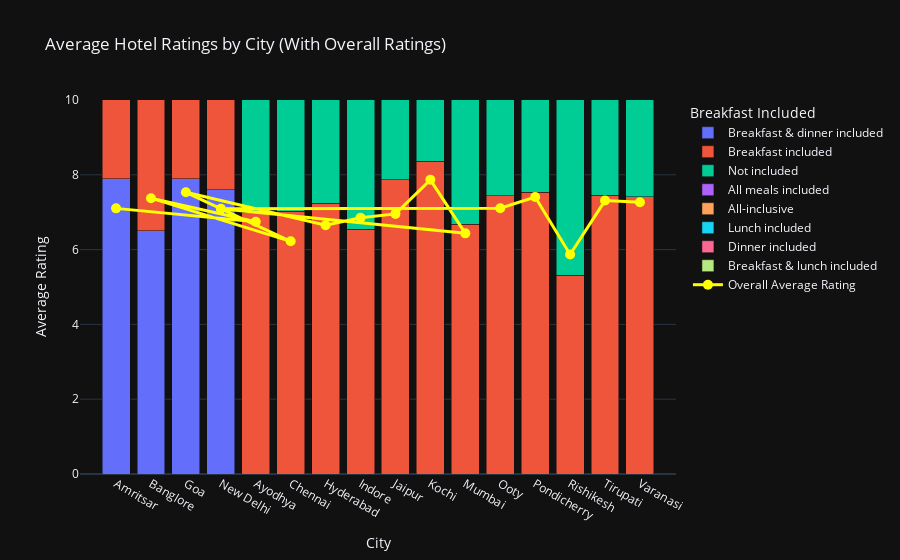

The notebook cell saved with this chart:
### Markdown cell above
<a id = '1.0'></a>
<p style = "font-size : 35px; color : #34656d ; font-family : 'Comic Sans MS'; text-align : center; background-color : #03fcfc; border-radius: 5px 5px;"><strong>Multivariate Analysis</strong></p>

### Code cell
import plotly.express as px
import plotly.graph_objects as go

avg_ratings = df.groupby(['City', 'Breakfast'])['Rating'].mean().reset_index()
avg_ratings.columns = ['City', 'Breakfast', 'Average_Rating']


overall_avg_ratings = df.groupby('City')['Rating'].mean().reset_index()
overall_avg_ratings.columns = ['City', 'Overall_Average_Rating']

merged_data = avg_ratings.merge(overall_avg_ratings, on='City')


fig = px.bar(
    avg_ratings,
    x='City',
    y='Average_Rating',
    color='Breakfast', 
    title='Average Hotel Ratings by City (With Overall Ratings)',
    labels={'City': 'City', 'Average_Rating': 'Average Rating', 'Breakfast': 'Breakfast Included'},
    template='plotly_dark',
    barmode='stack'  
)

fig.add_trace(
    go.Scatter(
        x=overall_avg_ratings['City'],
        y=overall_avg_ratings['Overall_Average_Rating'],
        mode='lines+markers',
        name='Overall Average Rating',
        line=dict(color='yellow', width=3),
        marker=dict(size=10, symbol='circle'),
    )
)
fig.update_layout(
    xaxis_title="City",
    yaxis_title="Average Rating",
    yaxis=dict(range=[0, 10]), 
)
fig.show()

### Figure 1 — Plotly figure (JSON) as saved in the notebook; plotly's stock layout.template omitted (floating-point values rounded to 4 significant figures)
{"data": [{"alignmentgroup": "True", "hovertemplate": "Breakfast Included=Breakfast & dinner included<br>City=%{x}<br>Average Rating=%{y}<extra></extra>", "legendgroup": "Breakfast & dinner included", "marker": {"color": "#636efa", "pattern": {"shape": ""}}, "name": "Breakfast & dinner included", "offsetgroup": "Breakfast & dinner included", "orientation": "v", "showlegend": true, "textposition": "auto", "type": "bar", "x": ["Amritsar", "Banglore", "Goa", "New Delhi"], "xaxis": "x", "y": [7.9, 6.5, 7.9, 7.6], "yaxis": "y"}, {"alignmentgroup": "True", "hovertemplate": "Breakfast Included=Breakfast included<br>City=%{x}<br>Average Rating=%{y}<extra></extra>", "legendgroup": "Breakfast included", "marker": {"color": "#EF553B", "pattern": {"shape": ""}}, "name": "Breakfast included", "offsetgroup": "Breakfast included", "orientation": "v", "showlegend": true, "textposition": "auto", "type": "bar", "x": ["Amritsar", "Ayodhya", "Banglore", "Chennai", "Goa", "Hyderabad", "Indore", "Jaipur", "Kochi", "Mumbai", "New Delhi", "Ooty", "Pondicherry", "Rishikesh", "Tirupati", "Varanasi"], "xaxis": "x", "y": [6.868, 6.993, 7.641, 7.032, 7.8, 7.235, 6.538, 7.866, 8.36, 6.678, 7.47, 7.438, 7.528, 5.31, 7.449, 7.409], "yaxis": "y"}, {"alignmentgroup": "True", "hovertemplate": "Breakfast Included=Not included<br>City=%{x}<br>Average Rating=%{y}<extra></extra>", "legendgroup": "Not included", "marker": {"color": "#00cc96", "pattern": {"shape": ""}}, "name": "Not included", "offsetgroup": "Not included", "orientation": "v", "showlegend": true, "textposition": "auto", "type": "bar", "x": ["Amritsar", "Ayodhya", "Banglore", "Chennai", "Goa", "Hyderabad", "Indore", "Jaipur", "Kochi", "Mumbai", "New Delhi", "Ooty", "Pondicherry", "Rishikesh", "Tirupati", "Varanasi"], "xaxis": "x", "y": [7.124, 6.723, 7.299, 6.095, 7.454, 6.561, 6.886, 6.819, 7.727, 6.392, 6.953, 6.953, 7.349, 6.021, 7.295, 7.245], "yaxis": "y"}, {"alignmentgroup": "True", "hovertemplate": "Breakfast Included=All meals included<br>City=%{x}<br>Average Rating=%{y}<extra></extra>", "legendgroup": "All meals included", "marker": {"color": "#ab63fa", "pattern": {"shape": ""}}, "name": "All meals included", "offsetgroup": "All meals included", "orientation": "v", "showlegend": true, "textposition": "auto", "type": "bar", "x": ["Goa", "Indore", "Mumbai"], "xaxis": "x", "y": [8.9, 7.4, 7.7], "yaxis": "y"}, {"alignmentgroup": "True", "hovertemplate": "Breakfast Included=All-inclusive<br>City=%{x}<br>Average Rating=%{y}<extra></extra>", "legendgroup": "All-inclusive", "marker": {"color": "#FFA15A", "pattern": {"shape": ""}}, "name": "All-inclusive", "offsetgroup": "All-inclusive", "orientation": "v", "showlegend": true, "textposition": "auto", "type": "bar", "x": ["Goa", "Indore"], "xaxis": "x", "y": [8.1, 7.031], "yaxis": "y"}, {"alignmentgroup": "True", "hovertemplate": "Breakfast Included=Lunch included<br>City=%{x}<br>Average Rating=%{y}<extra></extra>", "legendgroup": "Lunch included", "marker": {"color": "#19d3f3", "pattern": {"shape": ""}}, "name": "Lunch included", "offsetgroup": "Lunch included", "orientation": "v", "showlegend": true, "textposition": "auto", "type": "bar", "x": ["Goa"], "xaxis": "x", "y": [6.9], "yaxis": "y"}, {"alignmentgroup": "True", "hovertemplate": "Breakfast Included=Dinner included<br>City=%{x}<br>Average Rating=%{y}<extra></extra>", "legendgroup": "Dinner included", "marker": {"color": "#FF6692", "pattern": {"shape": ""}}, "name": "Dinner included", "offsetgroup": "Dinner included", "orientation": "v", "showlegend": true, "textposition": "auto", "type": "bar", "x": ["Hyderabad", "Jaipur"], "xaxis": "x", "y": [5, 1], "yaxis": "y"}, {"alignmentgroup": "True", "hovertemplate": "Breakfast Included=Breakfast & lunch included<br>City=%{x}<br>Average Rating=%{y}<extra></extra>", "legendgroup": "Breakfast & lunch included", "marker": {"color": "#B6E880", "pattern": {"shape": ""}}, "name": "Breakfast & lunch included", "offsetgroup": "Breakfast & lunch included", "orientation": "v", "showlegend": true, "textposition": "auto", "type": "bar", "x": ["Jaipur"], "xaxis": "x", "y": [7.031], "yaxis": "y"}, {"line": {"color": "yellow", "width": 3}, "marker": {"size": 10, "symbol": "circle"}, "mode": "lines+markers", "name": "Overall Average Rating", "type": "scatter", "x": ["Amritsar", "Ayodhya", "Banglore", "Chennai", "Goa", "Hyderabad", "Indore", "Jaipur", "Kochi", "Mumbai", "New Delhi", "Ooty", "Pondicherry", "Rishikesh", "Tirupati", "Varanasi"], "y": [7.102, 6.744, 7.375, 6.222, 7.532, 6.653, 6.852, 6.955, 7.866, 6.435, 7.091, 7.107, 7.405, 5.869, 7.311, 7.266]}], "layout": {"autosize": true, "barmode": "stack", "legend": {"title": {"text": "Breakfast Included"}, "tracegroupgap": 0}, "title": {"text": "Average Hotel Ratings by City (With Overall Ratings)"}, "xaxis": {"anchor": "y", "autorange": true, "domain": [0, 1], "range": [-0.9842, 15.98], "title": {"text": "City"}, "type": "category"}, "yaxis": {"anchor": "x", "domain": [0, 1], "range": [0, 10], "title": {"text": "Average Rating"}, "type": "linear"}}}
